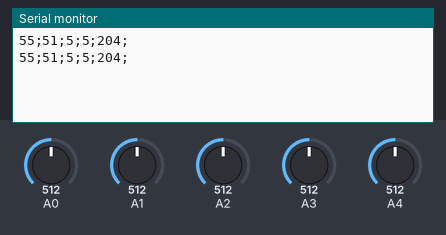
Recording of a sketch running on a simulated Arduino Uno, built with avr-gcc and run on an emulated ATmega328P. Shown: the last lines printed to the serial monitor. The inputs (shaded band) are chosen by the test bench; at power-on: A0 = 512, A1 = 512, A2 = 512, A3 = 512, A4 = 512.

Above: at 1.5 s.
1.6 s: A0 set to 716
At 1.6 s:
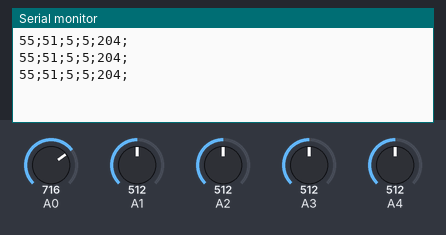
3.1 s: A1 set to 716
At 3.1 s:
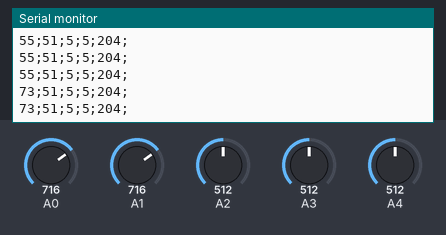
4.6 s: A2 set to 716
At 4.6 s:
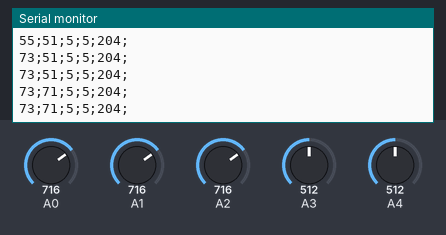
6.1 s: A3 set to 716
At 6.1 s:
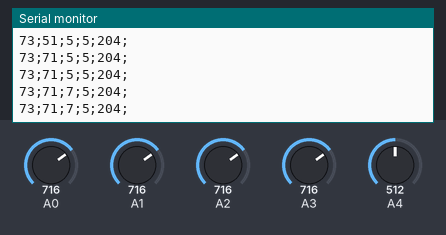
7.6 s: A4 set to 716
At 7.6 s:
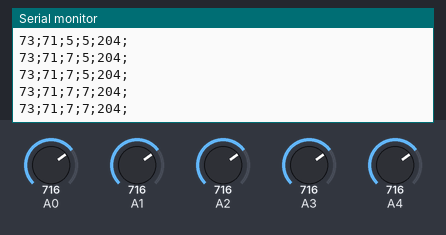
9.1 s: A0 set to 992
At 9.1 s:
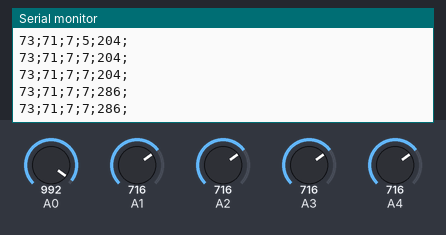
Timing chart, 0 to 11.6 s (numbered marks = the images above; inputs shaded):
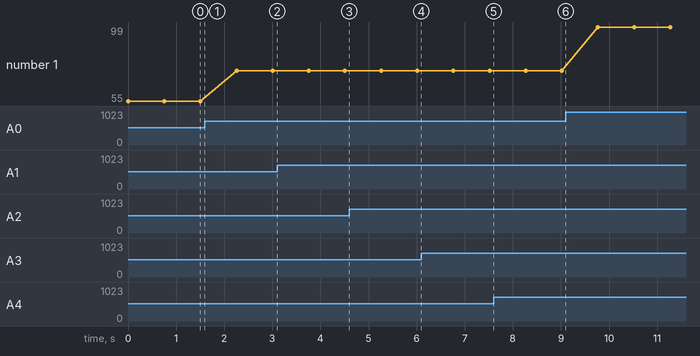

Measured:
- plotted number 1: 55 → 73 after the input at 1.6 s, 73 → 99 after the input at 9.1 s

The sketch:

Vb.ino
```cpp
 int pres;
 int temp;
 int convey1;
 int convey2;
 int volt;

void setup() {
  Serial.begin(9600);

}
void loop(){
 pres = analogRead(A0)/10;
 temp = analogRead(A1)/10;
 convey1 = analogRead(A2)/100;
 convey2 = analogRead(A3)/100;
 volt = analogRead(A4)/2.5;


//batas preasure minimum=10 Bar maximum=100Bar
 pres = map(pres, 0, 100, 10, 100);

 String data = String(pres)+";"+ String(temp)+";"+ String(convey1)+";"+String(convey2)+";"+String(volt)+";";

 Serial.println(data);
 delay(750);

}
```
